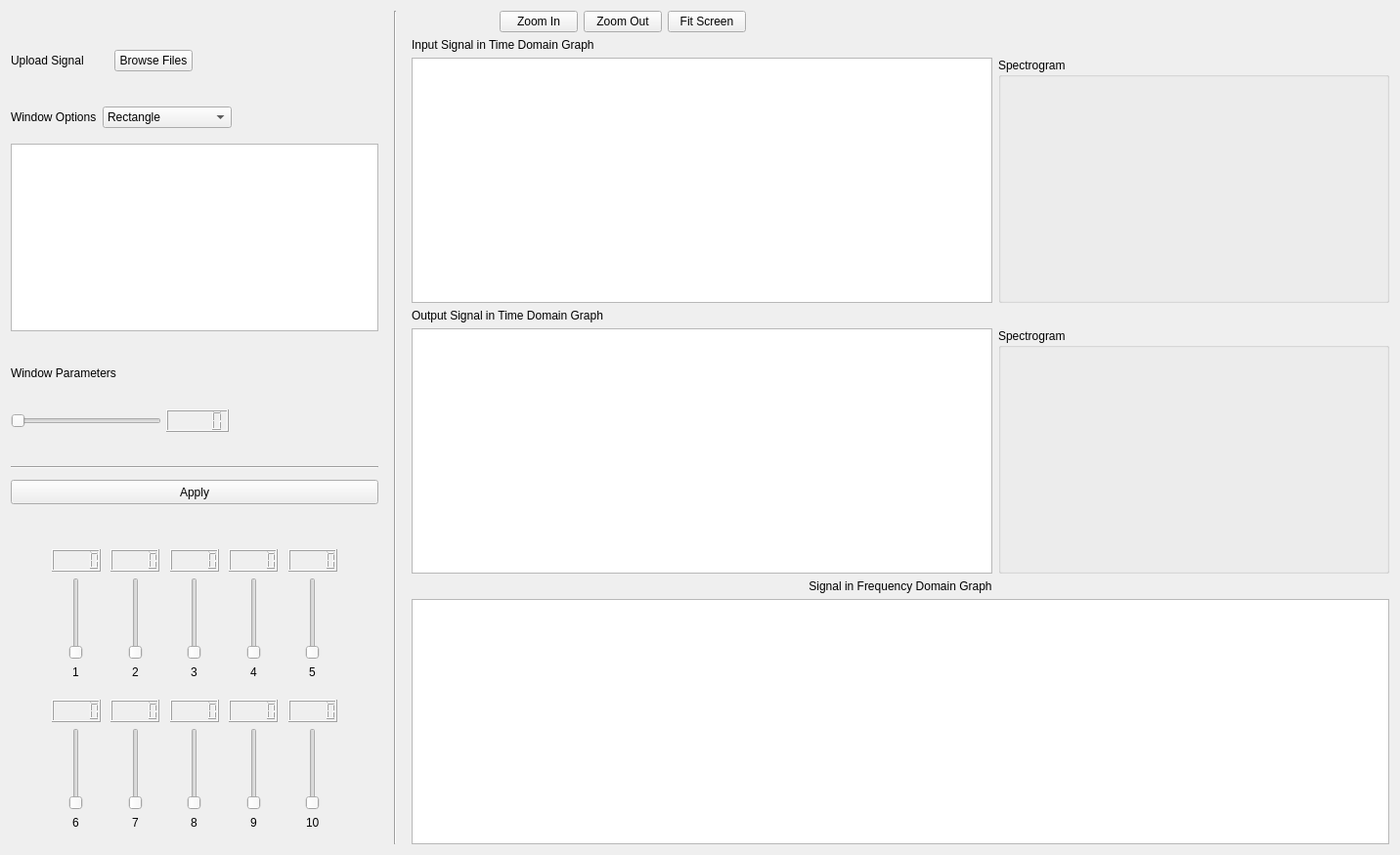
      <widget class="QWidget" name="tab_3">
       <attribute name="title">
        <string>Uniform Range Mode</string>
       </attribute>
       <layout class="QHBoxLayout" name="horizontalLayout_31" stretch="0,0,3">
        <property name="spacing">
         <number>6</number>
        </property>
        <item>
         <layout class="QVBoxLayout" name="verticalLayout_61">
          <property name="rightMargin">
           <number>10</number>
          </property>
          <item>
           <spacer name="verticalSpacer_2">
            <property name="orientation">
             <enum>Qt::Vertical</enum>
            </property>
            <property name="sizeType">
             <enum>QSizePolicy::Fixed</enum>
            </property>
            <property name="sizeHint" stdset="0">
             <size>
              <width>20</width>
              <height>40</height>
             </size>
            </property>
           </spacer>
          </item>
          <item>
           <layout class="QHBoxLayout" name="horizontalLayout">
            <property name="bottomMargin">
             <number>30</number>
            </property>
            <item>
             <widget class="QLabel" name="label">
              <property name="sizePolicy">
               <sizepolicy hsizetype="Fixed" vsizetype="Preferred">
                <horstretch>0</horstretch>
                <verstretch>0</verstretch>
               </sizepolicy>
              </property>
              <property name="minimumSize">
               <size>
                <width>100</width>
                <height>0</height>
               </size>
              </property>
              <property name="text">
               <string>Upload Signal</string>
              </property>
             </widget>
            </item>
            <item alignment="Qt::AlignLeft">
             <widget class="QPushButton" name="browseButton1">
              <property name="sizePolicy">
               <sizepolicy hsizetype="Expanding" vsizetype="Fixed">
                <horstretch>0</horstretch>
                <verstretch>0</verstretch>
               </sizepolicy>
              </property>
              <property name="text">
               <string>Browse Files</string>
              </property>
             </widget>
            </item>
            <item>
             <spacer name="horizontalSpacer_9">
              <property name="orientation">
               <enum>Qt::Horizontal</enum>
              </property>
              <property name="sizeType">
               <enum>QSizePolicy::Fixed</enum>
              </property>
              <property name="sizeHint" stdset="0">
               <size>
                <width>150</width>
                <height>20</height>
               </size>
              </property>
             </spacer>
            </item>
           </layout>
          </item>
          <item>
           <layout class="QHBoxLayout" name="horizontalLayout_2">
            <property name="bottomMargin">
             <number>10</number>
            </property>
            <item>
             <widget class="QLabel" name="label_2">
              <property name="text">
               <string>Window Options</string>
              </property>
             </widget>
            </item>
            <item>
             <widget class="QComboBox" name="comboBox_mode1">
              <property name="sizePolicy">
               <sizepolicy hsizetype="Expanding" vsizetype="Fixed">
                <horstretch>0</horstretch>
                <verstretch>0</verstretch>
               </sizepolicy>
              </property>
              <item>
               <property name="text">
                <string>Rectangle</string>
               </property>
              </item>
              <item>
               <property name="text">
                <string>Hamming</string>
               </property>
              </item>
              <item>
               <property name="text">
                <string>Hanning</string>
               </property>
              </item>
              <item>
               <property name="text">
                <string>Gaussian</string>
               </property>
              </item>
             </widget>
            </item>
            <item>
             <spacer name="horizontalSpacer_10">
              <property name="orientation">
               <enum>Qt::Horizontal</enum>
              </property>
              <property name="sizeType">
               <enum>QSizePolicy::Fixed</enum>
              </property>
              <property name="sizeHint" stdset="0">
               <size>
                <width>150</width>
                <height>20</height>
               </size>
              </property>
             </spacer>
            </item>
           </layout>
          </item>
          <item>
           <widget class="PlotWidget" name="windowGraph1">
            <property name="sizePolicy">
             <sizepolicy hsizetype="Expanding" vsizetype="MinimumExpanding">
              <horstretch>0</horstretch>
              <verstretch>0</verstretch>
             </sizepolicy>
            </property>
            <property name="minimumSize">
             <size>
              <width>232</width>
              <height>80</height>
             </size>
            </property>
           </widget>
          </item>
          <item>
           <layout class="QVBoxLayout" name="verticalLayout">
            <property name="spacing">
             <number>15</number>
            </property>
            <property name="topMargin">
             <number>30</number>
            </property>
            <property name="bottomMargin">
             <number>5</number>
            </property>
            <item>
             <widget class="QLabel" name="label_3">
              <property name="text">
               <string>Window Parameters</string>
              </property>
             </widget>
            </item>
            <item>
             <layout class="QHBoxLayout" name="horizontalLayout_3">
              <property name="bottomMargin">
               <number>15</number>
              </property>
             </layout>
            </item>
            <item>
             <layout class="QHBoxLayout" name="horizontalLayout_4">
              <property name="spacing">
               <number>5</number>
              </property>
              <property name="bottomMargin">
               <number>20</number>
              </property>
              <item>
               <widget class="QSlider" name="windowSlider1">
                <property name="orientation">
                 <enum>Qt::Horizontal</enum>
                </property>
               </widget>
              </item>
              <item>
               <widget class="QLCDNumber" name="lcdNumber_14"/>
              </item>
              <item>
               <spacer name="horizontalSpacer_12">
                <property name="orientation">
                 <enum>Qt::Horizontal</enum>
                </property>
                <property name="sizeHint" stdset="0">
                 <size>
                  <width>40</width>
                  <height>20</height>
                 </size>
                </property>
               </spacer>
              </item>
             </layout>
            </item>
            <item>
             <widget class="Line" name="line_5">
              <property name="orientation">
               <enum>Qt::Horizontal</enum>
              </property>
             </widget>
            </item>
           </layout>
          </item>
          <item>
           <widget class="QPushButton" name="applyButton1">
            <property name="enabled">
             <bool>true</bool>
            </property>
            <property name="sizePolicy">
             <sizepolicy hsizetype="Minimum" vsizetype="Fixed">
              <horstretch>0</horstretch>
              <verstretch>0</verstretch>
             </sizepolicy>
            </property>
            <property name="minimumSize">
             <size>
              <width>376</width>
              <height>25</height>
             </size>
            </property>
            <property name="text">
             <string>Apply</string>
            </property>
           </widget>
          </item>
          <item>
           <spacer name="verticalSpacer">
            <property name="orientation">
             <enum>Qt::Vertical</enum>
            </property>
            <property name="sizeType">
             <enum>QSizePolicy::Fixed</enum>
            </property>
            <property name="sizeHint" stdset="0">
             <size>
              <width>20</width>
              <height>40</height>
             </size>
            </property>
           </spacer>
          </item>
          <item>
           <layout class="QHBoxLayout" name="horizontalLayout_29">
            <property name="bottomMargin">
             <number>15</number>
            </property>
            <item>
             <spacer name="horizontalSpacer_13">
              <property name="orientation">
               <enum>Qt::Horizontal</enum>
              </property>
              <property name="sizeType">
               <enum>QSizePolicy::Fixed</enum>
              </property>
              <property name="sizeHint" stdset="0">
               <size>
                <width>40</width>
                <height>20</height>
               </size>
              </property>
             </spacer>
            </item>
            <item>
             <layout class="QVBoxLayout" name="verticalLayout_2">
              <item alignment="Qt::AlignHCenter">
               <widget class="QLCDNumber" name="lcdNumber">
                <property name="maximumSize">
                 <size>
                  <width>50</width>
                  <height>16777215</height>
                 </size>
                </property>
               </widget>
              </item>
              <item alignment="Qt::AlignHCenter">
               <widget class="QSlider" name="uniformSlider_1">
                <property name="orientation">
                 <enum>Qt::Vertical</enum>
                </property>
               </widget>
              </item>
              <item alignment="Qt::AlignHCenter">
               <widget class="QLabel" name="label_11">
                <property name="text">
                 <string>1</string>
                </property>
               </widget>
              </item>
             </layout>
            </item>
            <item>
             <layout class="QVBoxLayout" name="verticalLayout_3">
              <item alignment="Qt::AlignHCenter">
               <widget class="QLCDNumber" name="lcdNumber_2">
                <property name="maximumSize">
                 <size>
                  <width>50</width>
                  <height>16777215</height>
                 </size>
                </property>
               </widget>
              </item>
              <item alignment="Qt::AlignHCenter">
               <widget class="QSlider" name="uniformSlider_2">
                <property name="orientation">
                 <enum>Qt::Vertical</enum>
                </property>
               </widget>
              </item>
              <item alignment="Qt::AlignHCenter">
               <widget class="QLabel" name="label_12">
                <property name="text">
                 <string>2</string>
                </property>
               </widget>
              </item>
             </layout>
            </item>
            <item>
             <layout class="QVBoxLayout" name="verticalLayout_4">
              <item alignment="Qt::AlignHCenter">
               <widget class="QLCDNumber" name="lcdNumber_3">
                <property name="maximumSize">
                 <size>
                  <width>50</width>
                  <height>16777215</height>
                 </size>
                </property>
               </widget>
              </item>
              <item alignment="Qt::AlignHCenter">
               <widget class="QSlider" name="uniformSlider_3">
                <property name="orientation">
                 <enum>Qt::Vertical</enum>
                </property>
               </widget>
              </item>
              <item alignment="Qt::AlignHCenter">
               <widget class="QLabel" name="label_13">
                <property name="text">
                 <string>3</string>
                </property>
               </widget>
              </item>
             </layout>
            </item>
            <item>
             <layout class="QVBoxLayout" name="verticalLayout_5">
              <item alignment="Qt::AlignHCenter">
               <widget class="QLCDNumber" name="lcdNumber_4">
                <property name="maximumSize">
                 <size>
                  <width>50</width>
                  <height>16777215</height>
                 </size>
                </property>
               </widget>
              </item>
              <item alignment="Qt::AlignHCenter">
               <widget class="QSlider" name="uniformSlider_4">
                <property name="orientation">
                 <enum>Qt::Vertical</enum>
                </property>
               </widget>
              </item>
              <item alignment="Qt::AlignHCenter">
               <widget class="QLabel" name="label_22">
                <property name="text">
                 <string>4</string>
                </property>
               </widget>
              </item>
             </layout>
            </item>
            <item>
             <layout class="QVBoxLayout" name="verticalLayout_7">
              <item alignment="Qt::AlignHCenter">
               <widget class="QLCDNumber" name="lcdNumber_6">
                <property name="maximumSize">
                 <size>
                  <width>50</width>
                  <height>16777215</height>
                 </size>
                </property>
               </widget>
              </item>
              <item alignment="Qt::AlignHCenter">
               <widget class="QSlider" name="uniformSlider_5">
                <property name="orientation">
                 <enum>Qt::Vertical</enum>
                </property>
               </widget>
              </item>
              <item alignment="Qt::AlignHCenter">
               <widget class="QLabel" name="label_24">
                <property name="text">
                 <string>5</string>
                </property>
               </widget>
              </item>
             </layout>
            </item>
            <item>
             <spacer name="horizontalSpacer_14">
              <property name="orientation">
               <enum>Qt::Horizontal</enum>
              </property>
              <property name="sizeType">
               <enum>QSizePolicy::Fixed</enum>
              </property>
              <property name="sizeHint" stdset="0">
               <size>
                <width>40</width>
                <height>20</height>
               </size>
              </property>
             </spacer>
            </item>
           </layout>
          </item>
          <item>
           <layout class="QHBoxLayout" name="horizontalLayout_30">
            <property name="bottomMargin">
             <number>15</number>
            </property>
            <item>
             <spacer name="horizontalSpacer_15">
              <property name="orientation">
               <enum>Qt::Horizontal</enum>
              </property>
              <property name="sizeType">
               <enum>QSizePolicy::Fixed</enum>
              </property>
              <property name="sizeHint" stdset="0">
               <size>
                <width>40</width>
                <height>20</height>
               </size>
              </property>
             </spacer>
            </item>
            <item>
             <layout class="QVBoxLayout" name="verticalLayout_6">
              <item alignment="Qt::AlignHCenter">
               <widget class="QLCDNumber" name="lcdNumber_5">
                <property name="maximumSize">
                 <size>
                  <width>50</width>
                  <height>16777215</height>
                 </size>
                </property>
               </widget>
              </item>
              <item alignment="Qt::AlignHCenter">
               <widget class="QSlider" name="uniformSlider_6">
                <property name="orientation">
                 <enum>Qt::Vertical</enum>
                </property>
               </widget>
              </item>
              <item alignment="Qt::AlignHCenter">
               <widget class="QLabel" name="label_23">
                <property name="text">
                 <string>6</string>
                </property>
               </widget>
              </item>
             </layout>
            </item>
            <item>
             <layout class="QVBoxLayout" name="verticalLayout_8">
              <item alignment="Qt::AlignHCenter">
               <widget class="QLCDNumber" name="lcdNumber_7">
                <property name="maximumSize">
                 <size>
                  <width>50</width>
                  <height>16777215</height>
                 </size>
                </property>
               </widget>
              </item>
              <item alignment="Qt::AlignHCenter">
               <widget class="QSlider" name="uniformSlider_7">
                <property name="orientation">
                 <enum>Qt::Vertical</enum>
                </property>
               </widget>
              </item>
              <item alignment="Qt::AlignHCenter">
               <widget class="QLabel" name="label_25">
                <property name="text">
                 <string>7</string>
                </property>
               </widget>
              </item>
             </layout>
            </item>
            <item>
             <layout class="QVBoxLayout" name="verticalLayout_9">
              <item alignment="Qt::AlignHCenter">
               <widget class="QLCDNumber" name="lcdNumber_8">
                <property name="maximumSize">
                 <size>
                  <width>50</width>
                  <height>16777215</height>
                 </size>
                </property>
               </widget>
              </item>
              <item alignment="Qt::AlignHCenter">
               <widget class="QSlider" name="uniformSlider_8">
                <property name="orientation">
                 <enum>Qt::Vertical</enum>
                </property>
               </widget>
              </item>
              <item alignment="Qt::AlignHCenter">
               <widget class="QLabel" name="label_26">
                <property name="text">
                 <string>8</string>
                </property>
               </widget>
              </item>
             </layout>
            </item>
            <item>
             <layout class="QVBoxLayout" name="verticalLayout_10">
              <item alignment="Qt::AlignHCenter">
               <widget class="QLCDNumber" name="lcdNumber_9">
                <property name="maximumSize">
                 <size>
                  <width>50</width>
                  <height>16777215</height>
                 </size>
                </property>
               </widget>
              </item>
              <item alignment="Qt::AlignHCenter">
               <widget class="QSlider" name="uniformSlider_9">
                <property name="orientation">
                 <enum>Qt::Vertical</enum>
                </property>
               </widget>
              </item>
              <item alignment="Qt::AlignHCenter">
               <widget class="QLabel" name="label_27">
                <property name="text">
                 <string>9</string>
                </property>
               </widget>
              </item>
             </layout>
            </item>
            <item>
             <layout class="QVBoxLayout" name="verticalLayout_11">
              <item alignment="Qt::AlignHCenter">
               <widget class="QLCDNumber" name="lcdNumber_10">
                <property name="maximumSize">
                 <size>
                  <width>50</width>
                  <height>16777215</height>
                 </size>
                </property>
               </widget>
              </item>
              <item alignment="Qt::AlignHCenter">
               <widget class="QSlider" name="uniformSlider_10">
                <property name="orientation">
                 <enum>Qt::Vertical</enum>
                </property>
               </widget>
              </item>
              <item alignment="Qt::AlignHCenter">
               <widget class="QLabel" name="label_28">
                <property name="text">
                 <string>10</string>
                </property>
               </widget>
              </item>
             </layout>
            </item>
            <item>
             <spacer name="horizontalSpacer_16">
              <property name="orientation">
               <enum>Qt::Horizontal</enum>
              </property>
              <property name="sizeType">
               <enum>QSizePolicy::Fixed</enum>
              </property>
              <property name="sizeHint" stdset="0">
               <size>
                <width>40</width>
                <height>20</height>
               </size>
              </property>
             </spacer>
            </item>
           </layout>
          </item>
         </layout>
        </item>
        <item>
         <widget class="Line" name="line">
          <property name="maximumSize">
           <size>
            <width>2</width>
            <height>16777215</height>
           </size>
          </property>
          <property name="orientation">
           <enum>Qt::Vertical</enum>
          </property>
         </widget>
        </item>
        <item>
         <layout class="QVBoxLayout" name="verticalLayout_15">
          <property name="leftMargin">
           <number>10</number>
          </property>
          <item>
           <layout class="QHBoxLayout" name="horizontalLayout_5">
            <item>
             <spacer name="horizontalSpacer_17">
              <property name="orientation">
               <enum>Qt::Horizontal</enum>
              </property>
              <property name="sizeType">
               <enum>QSizePolicy::Fixed</enum>
              </property>
              <property name="sizeHint" stdset="0">
               <size>
                <width>90</width>
                <height>20</height>
               </size>
              </property>
             </spacer>
            </item>
            <item>
             <widget class="QPushButton" name="zoomInButton1">
              <property name="text">
               <string>Zoom In</string>
              </property>
             </widget>
            </item>
            <item>
             <widget class="QPushButton" name="zoomOutButton1">
              <property name="text">
               <string>Zoom Out</string>
              </property>
             </widget>
            </item>
            <item>
             <widget class="QPushButton" name="fitButton1">
              <property name="text">
               <string>Fit Screen</string>
              </property>
             </widget>
            </item>
            <item>
             <spacer name="horizontalSpacer">
              <property name="orientation">
               <enum>Qt::Horizontal</enum>
              </property>
              <property name="sizeType">
               <enum>QSizePolicy::Fixed</enum>
              </property>
              <property name="sizeHint" stdset="0">
               <size>
                <width>40</width>
                <height>20</height>
               </size>
              </property>
             </spacer>
            </item>
            <item>
             <spacer name="horizontalSpacer_2">
              <property name="orientation">
               <enum>Qt::Horizontal</enum>
              </property>
              <property name="sizeHint" stdset="0">
               <size>
                <width>40</width>
                <height>20</height>
               </size>
              </property>
             </spacer>
            </item>
           </layout>
          </item>
          <item>
           <layout class="QVBoxLayout" name="verticalLayout_14">
            <item>
             <widget class="QLabel" name="label_30">
              <property name="text">
               <string>Input Signal in Time Domain Graph</string>
              </property>
             </widget>
            </item>
            <item>
             <layout class="QHBoxLayout" name="horizontalLayout_6" stretch="0,0">
              <item>
               <widget class="PlotWidget" name="inputGraph1">
                <property name="sizePolicy">
                 <sizepolicy hsizetype="Expanding" vsizetype="Expanding">
                  <horstretch>0</horstretch>
                  <verstretch>0</verstretch>
                 </sizepolicy>
                </property>
               </widget>
              </item>
              <item>
               <widget class="QGroupBox" name="groupBox">
                <property name="sizePolicy">
                 <sizepolicy hsizetype="Fixed" vsizetype="Preferred">
                  <horstretch>100</horstretch>
                  <verstretch>0</verstretch>
                 </sizepolicy>
                </property>
                <property name="minimumSize">
                 <size>
                  <width>400</width>
                  <height>0</height>
                 </size>
                </property>
                <property name="title">
                 <string>Spectrogram</string>
                </property>
                <widget class="QWidget" name="gridLayoutWidget">
                 <property name="geometry">
                  <rect>
                   <x>-1</x>
                   <y>19</y>
                   <width>401</width>
                   <height>231</height>
                  </rect>
                 </property>
                 <layout class="QGridLayout" name="gridLayout">
                  <item row="1" column="0">
                   <layout class="QVBoxLayout" name="verticalLayout_16"/>
                  </item>
                 </layout>
                </widget>
               </widget>
              </item>
             </layout>
            </item>
           </layout>
          </item>
          <item>
           <layout class="QVBoxLayout" name="verticalLayout_13">
            <item>
             <widget class="QLabel" name="label_31">
              <property name="text">
               <string>Output Signal in Time Domain Graph</string>
              </property>
             </widget>
            </item>
            <item>
             <layout class="QHBoxLayout" name="horizontalLayout_7" stretch="1,0">
              <item>
               <widget class="PlotWidget" name="outputGraph1"/>
              </item>
              <item>
               <widget class="QGroupBox" name="groupBox_2">
                <property name="minimumSize">
                 <size>
                  <width>400</width>
                  <height>0</height>
                 </size>
                </property>
                <property name="title">
                 <string>Spectrogram</string>
                </property>
                <widget class="QWidget" name="gridLayoutWidget_2">
                 <property name="geometry">
                  <rect>
                   <x>-1</x>
                   <y>19</y>
                   <width>401</width>
                   <height>241</height>
                  </rect>
                 </property>
                 <layout class="QGridLayout" name="gridLayout_2">
                  <item row="0" column="0">
                   <layout class="QVBoxLayout" name="verticalLayout_17"/>
                  </item>
                 </layout>
                </widget>
               </widget>
              </item>
             </layout>
            </item>
           </layout>
          </item>
          <item>
           <layout class="QVBoxLayout" name="verticalLayout_12">
            <item>
             <widget class="QLabel" name="label_32">
              <property name="text">
               <string>Signal in Frequency Domain Graph</string>
              </property>
              <property name="alignment">
               <set>Qt::AlignCenter</set>
              </property>
             </widget>
            </item>
            <item alignment="Qt::AlignHCenter">
             <widget class="PlotWidget" name="freqGraph1">
              <property name="sizePolicy">
               <sizepolicy hsizetype="Expanding" vsizetype="Expanding">
                <horstretch>0</horstretch>
                <verstretch>0</verstretch>
               </sizepolicy>
              </property>
              <property name="minimumSize">
               <size>
                <width>1000</width>
                <height>0</height>
               </size>
              </property>
              <property name="maximumSize">
               <size>
                <width>16777215</width>
                <height>16777215</height>
               </size>
              </property>
             </widget>
            </item>
           </layout>
          </item>
         </layout>
        </item>
       </layout>
      </widget>
